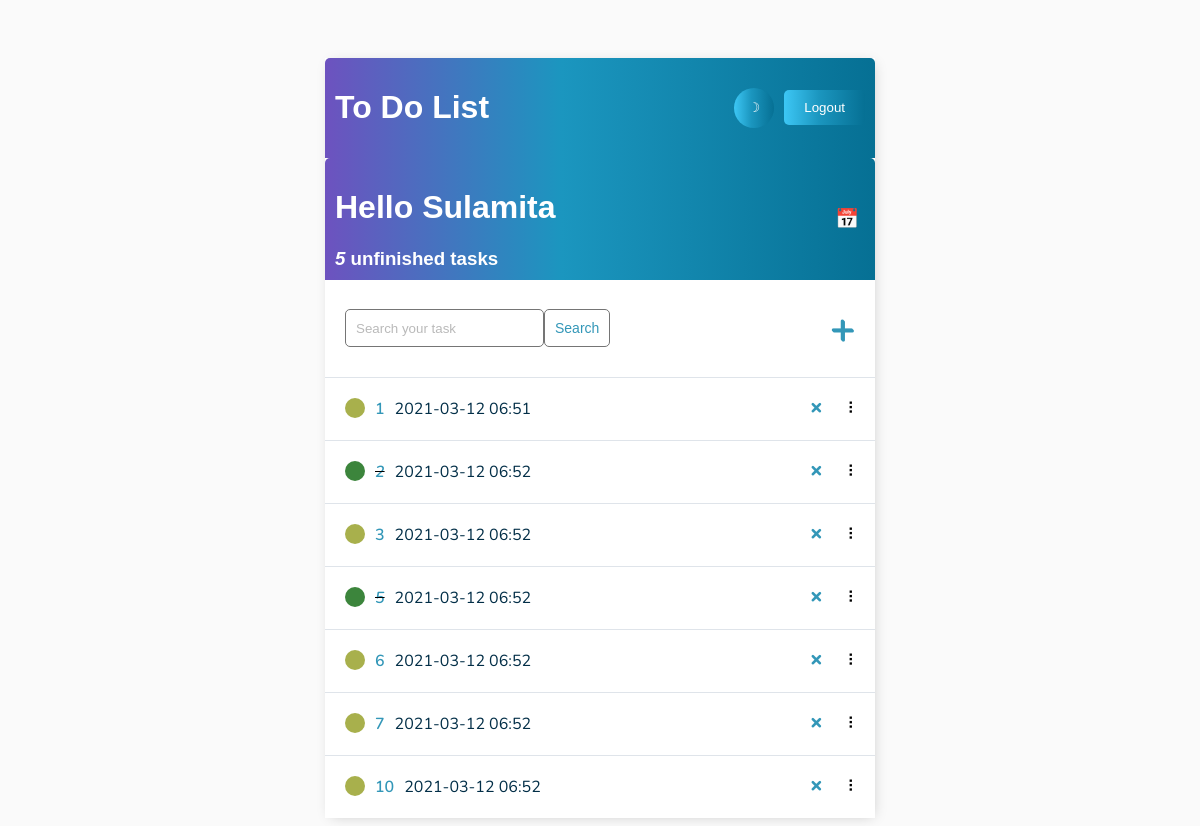
The page / (signed in) on the database its author committed.
### base/models.py (models this page shows)
class Task(models.Model):
    user = models.ForeignKey(
        User, on_delete=models.CASCADE, null=True, blank=True)
    title = models.CharField(max_length=200)
    description = models.TextField(null=True, blank=True)
    complete = models.BooleanField(default=False)
    created = models.DateTimeField(auto_now_add=True)
    def __str__(self):
        return self.title
    class Meta:
        order_with_respect_to = 'user'

### base/views.py (the view)
# urls.py: path('', TaskList.as_view(), name='tasks'),
class TaskList(LoginRequiredMixin, ListView):
    model = Task
    context_object_name = 'tasks'
    def get_context_data(self, **kwargs):
        context = super().get_context_data(**kwargs)
        context['tasks'] = context['tasks'].filter(user=self.request.user)
        context['count'] = context['tasks'].filter(complete=False).count()
        search_input = self.request.GET.get('search-area') or ''
        if search_input:
            context['tasks'] = context['tasks'].filter(
                title__contains=search_input)
        context['search_input'] = search_input
        return context

### base/templates/base/task_list.html (shortened to what this page needs)
{% extends 'base/main.html' %} {% block content %}
<div class="header-bar">
  <div>
    <h1>Hello {{request.user|title}}</h1>
    <h3 style="margin: 0">
      <i>{{count}}</i> unfinished task{{ count|pluralize:"s" }}
    </h3>
  </div>
  <button class="calendar-button">&#128197;</button>
</div>
<div id="search-add-wrapper">
  <form method="GET" style="display: flex">
    <input
      type="text"
      name="search-area"
      placeholder="Search your task"
      value="{{search_input}}"
    />
    <input class="button" type="submit" value="Search" />
  </form>
  {% if tasks|length > 0 %}
  <a id="add-link" href="{% url 'task-create' %}">&#x2b;</a>
  {% endif %}
</div>
<div id="tasklist" class="task-items-wrapper">
  {% for task in tasks %}
  <div class="task-wrapper" data-position="{{task.pk}}">
    <div class="task-title">
      {% if task.complete %}
      <div class="task-complete-icon"></div>
      <i
        ><s><a href="{% url 'task-update' task.id %}">{{task}}</a></s></i
      >
      {% else %}
      <div class="task-incomplete-icon"></div>
      <a href="{% url 'task-update' task.id %}">{{task}}</a> {% endif %}
      <span class="task-date">{{ task.created|date:"Y-m-d H:i" }}</span>
    </div>
    <div class="task-controls">
      <a class="delete-link" href="{% url 'task-delete' task.id %}">&#215;</a>
      <span class="handle">&nbsp;&#10247;</span>
    </div>
  </div>
  {% endfor %}
</div>
{% endblock content %}

### base/templates/base/main.html (shortened to what this page needs)
<!DOCTYPE html>
<html lang="en">
  <head>
  </head>
  <body>
    <div class="container">
      <div class="header-bar">
        <h1>To Do List</h1>
        <div class="button-container">
          <button id="dark-mode-toggle" class="dark-mode-button">
            &#9789;
          </button>
          {% if request.user.is_authenticated %}
          <form method="post" action="{% url 'logout' %}">
            <button type="submit" class="logout-button">Logout</button>
          </form>
          {% endif %}
        </div>
      </div>
      {% block content %} {% endblock content %}
    </div>
  </body>
</html>

### base/templates/base/main.html (style rules this page uses)
body { background-color: #fafafa; font-family: "Nunito", sans-serif; padding-top: 50px; }
h1, h2, h3, h4, h5, h6 { font-family: "Raleway", sans-serif; }
a, p { color: #4b5156; }
a { font-weight: 600; }
.container { max-width: 550px; margin: auto; background-color: #fff; -webkit-box-shadow: 2px 2px 13px -4px rgba(0, 0, 0, 0.21); box-shadow: 2px 2px 13px -4px rgba(0, 0, 0, 0.21); }
input { outline: none; border: none; }
.header-bar { display: flex; justify-content: space-between; align-items: center; color: #fff; padding: 10px; border-radius: 5px 5px 0 0; background: linear-gradient( 90deg, #6d52bf 0%, #1b96bf 43%, #067094 100% ); }
.task-wrapper { display: flex; align-items: center; justify-content: space-between; background-color: #fff; border-top: 1px solid #dfe4ea; overflow: hidden; }
.task-title { display: flex; padding: 20px; }
.task-title a { text-decoration: none; color: #3397b8; margin-left: 10px; }
.task-complete-icon { height: 20px; width: 20px; background-color: rgb(60, 133, 60); border-radius: 50%; }
.task-incomplete-icon { height: 20px; width: 20px; background-color: rgb(168, 176, 76); border-radius: 50%; }
.delete-link { text-decoration: none; font-weight: 900; color: #3397b8; font-size: 22px; line-height: 0; padding: 20px 0px; }
.handle { display: inline-block; padding: 20px 16px; cursor: grab; user-select: none; }
.handle:after, .handle:before { display: block; content: ""; }
#add-link { color: #3397b8; text-decoration: none; font-size: 42px; text-shadow: 1px 1px #3397b8; }
#search-add-wrapper { display: flex; justify-content: space-between; align-items: center; padding: 20px; }
input[type="text"], input[type="password"], textarea { border: 1px solid #757575; border-radius: 5px; padding: 10px; width: 90%; }
::placeholder { font-weight: 300; opacity: 0.5; }
.button { border: 1px solid #757575; background-color: #fff; color: #3397b8; padding: 10px; font-size: 14px; border-radius: 5px; cursor: pointer; text-decoration: none; }
.logout-button { background: linear-gradient( 90deg, #3dc7f5 0%, #1b96bf 43%, #067094 100% ); color: white; border: none; padding: 10px 20px; border-radius: 5px; cursor: pointer; margin-left: 10px; }
.dark-mode-button { background: linear-gradient( 90deg, #3dc7f5 0%, #1b96bf 43%, #067094 100% ); background-color: #444; color: white; border: none; padding: 10px; cursor: pointer; border-radius: 50%; width: 40px; height: 40px; display: flex; align-items: center; justify-content: center; }
.button-container { display: flex; align-items: center; }
.task-date { margin-left: 10px; font-size: 1em; color: #022e47; }
.calendar-button { background: none; border: none; cursor: pointer; font-size: 1.2em; margin-left: 10px; }

### rows shown on the page
Task: title "1", created "2021-03-12 06:51"
Task: title "2", created "2021-03-12 06:52"
Task: title "3", created "2021-03-12 06:52"
Task: title "5", created "2021-03-12 06:52"
Task: title "6", created "2021-03-12 06:52"
Task: title "7", created "2021-03-12 06:52"
Task: title "10", created "2021-03-12 06:52"

### other values the page prints
{{ request.user|title }} "Sulamita"
{{ count }} "5"
